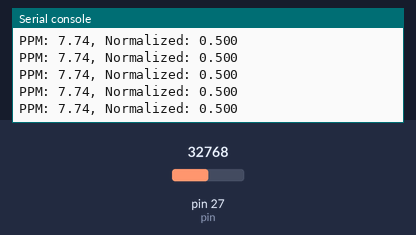
Recording of a program running on a simulated MicroPython board. Parts: the last lines printed to the serial console. Inputs (shaded band) come from the test bench; at power-on: pin 27 (pin) = 32768 (analog values on the 0–65535 scale).

Above: at 1.2 s.
1.3 s: pin 27 (pin) set to 45874
At 1.33 s:
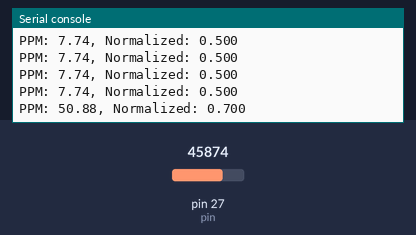
2.8 s: pin 27 (pin) set to 57670
At 2.8 s:
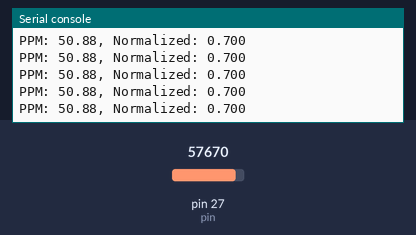
Timing chart, 0 to 5.8 s (numbered marks = the images above; inputs shaded):
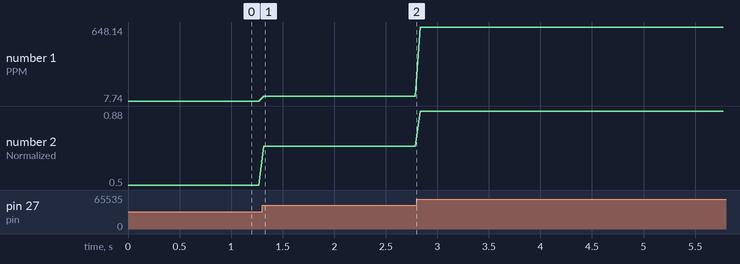

The program:

main.py
```python
import time

from lib.smoke_detector_sensor import SmokeDetectorSensor


smoke_detector = SmokeDetectorSensor(pin=27)

while True:
    sensor_values = smoke_detector.read()
    print("PPM: {:.2f}, Normalized: {:.3f}".format(
        sensor_values["ppm"],
        sensor_values["normalized"]
    ))
    time.sleep(0.05)
```

smoke_detector_sensor.py
```python
from machine import ADC, Pin
import math


class SmokeDetectorSensor:
    def __init__(self, pin, rl_value=5.0, r0=0.5, m=-0.45, b=1.4, voltage_ref=3.3, adc_max=65535, err_return_value=0):
        """
        Initialize the MQ-2 gas detection sensor with recommended calibration values.

        :param pin: The number of the ADC pin where the sensor's analog output is connected.
        :param rl_value: Load resistance in kΩ (default: 5.0 for typical MQ-2 modules).
        :param r0: Sensor resistance in clean air (default: None, must be calibrated).
        :param m: Slope of the calibration curve (default: -0.45).
        :param b: Intercept of the calibration curve (default: 1.4).
        :param voltage_ref: ADC reference voltage (default: 3.3V).
        :param adc_max: Maximum ADC value (default: 65535 for 16-bit ADC).
        :param err_return_value: Value returned on error (default: 0).
        """
        self.rl_value = rl_value
        self.r0 = r0 # 0.5 was my personal calibration. You should calibrate your sensor.
        self.m = m
        self.b = b
        self.voltage_ref = voltage_ref
        self.adc_max = adc_max
        self.err_return_value = err_return_value
        self.adc = ADC(Pin(pin))

    def _convert_raw_to_voltage(self, raw_value):
        """
        Convert the raw ADC value to a voltage.
        """
        return (raw_value / self.adc_max) * self.voltage_ref

    def _calculate_sensor_resistance(self, voltage):
        """
        Calculate the sensor resistance (Rs) from the measured voltage using the voltage divider formula:
        Rs = RL * (Vcc/Vout - 1)
        """
        if voltage <= 0:
            return self.err_return_value
        return self.rl_value * (self.voltage_ref / voltage - 1)

    def read_raw_value(self):
        """
        Read the raw ADC value (0 to 65535) from the sensor.
        """
        return self.adc.read_u16()

    def read_resistance(self, raw_value=None):
        """
        Convert the raw ADC value to sensor resistance using the voltage divider formula.
        Useful when wanting to calibrate the sensor in clean air.
        """
        raw_value = self.read_raw_value() if raw_value is None else raw_value
        voltage = self._convert_raw_to_voltage(raw_value)
        return self._calculate_sensor_resistance(voltage)

    def read_ppm(self, raw_value=None):
        """
        Convert the raw ADC value to an estimated gas concentration in PPM.
        From local testing. Anything above 30.59 means some smoke.

        The process involves:
          1. Converting the raw value to a voltage.
          2. Calculating the sensor resistance (Rs).
          3. Using the log-log calibration curve:
             log10(ppm) = (log10(Rs/R0) - b) / m.
        """
        raw_value = self.read_raw_value() if raw_value is None else raw_value
        rs = self.read_resistance(raw_value)
        if rs is None or rs <= 0:
            return self.err_return_value
        ratio = rs / self.r0
        try:
            ppm = math.pow(10, (math.log10(ratio) - self.b) / self.m)
            return ppm
        except ValueError:
            return self.err_return_value

    def read_normalized(self, raw_value=None):
        """
        Convert the raw ADC value to a normalized value between 0.0 and 1.0,
        where 1.0 represents the maximum ADC value.
        From local testing. Anything above 0.65 means some smoke.
        """
        raw_value = self.read_raw_value() if raw_value is None else raw_value
        return raw_value / self.adc_max

    def read(self):
        """
        Read the sensor and return a dictionary with:
          - The raw ADC value.
          - The estimated gas concentration in PPM.
          - The normalized ADC value.
        """
        raw_value = self.read_raw_value()
        ppm_value = self.read_ppm(raw_value)
        normalized_value = self.read_normalized(raw_value)
        return {
            "raw": raw_value,
            "ppm": ppm_value if ppm_value else 0,
            "normalized": normalized_value
        }
```

Measured:
- after the input at 1.3 s, the serial console: prints a new line at once (image 1)
- plotted number 1: 7.74 → 50.88 after the input at 1.3 s, 50.88 → 648.14 after the input at 2.8 s
- plotted number 2: 0.5 → 0.7 after the input at 1.3 s, 0.7 → 0.88 after the input at 2.8 s
